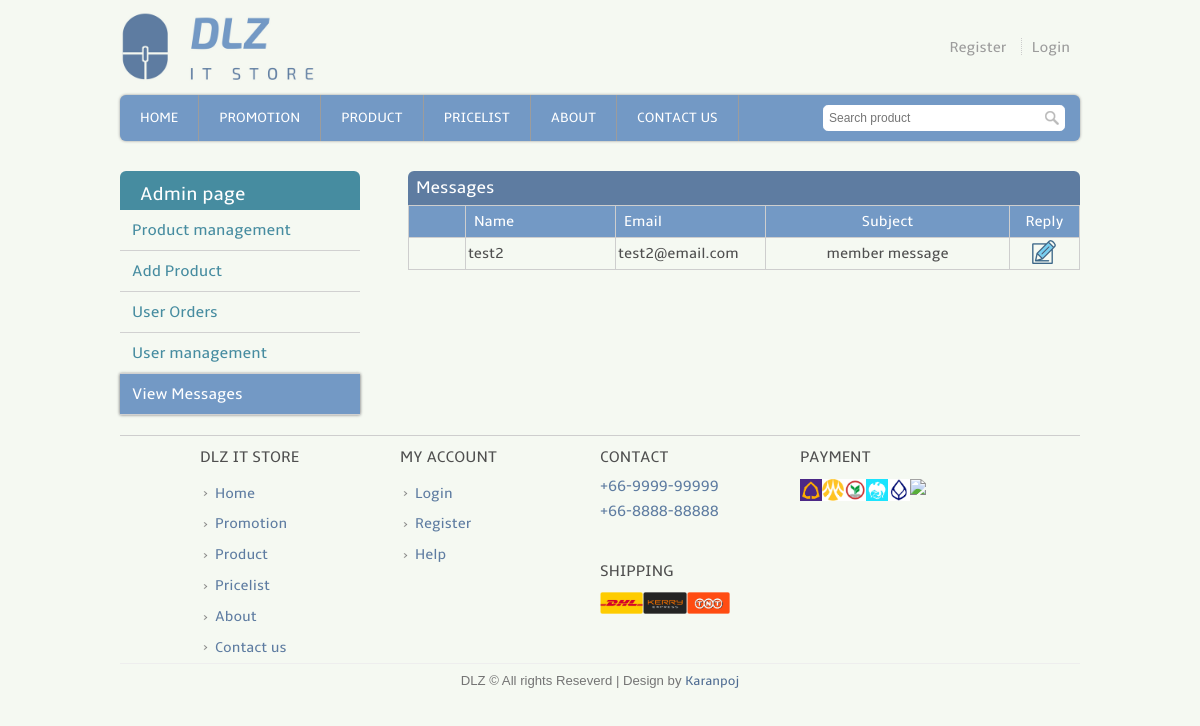
/contact_read.php, run on an earlier commit of the app's database.
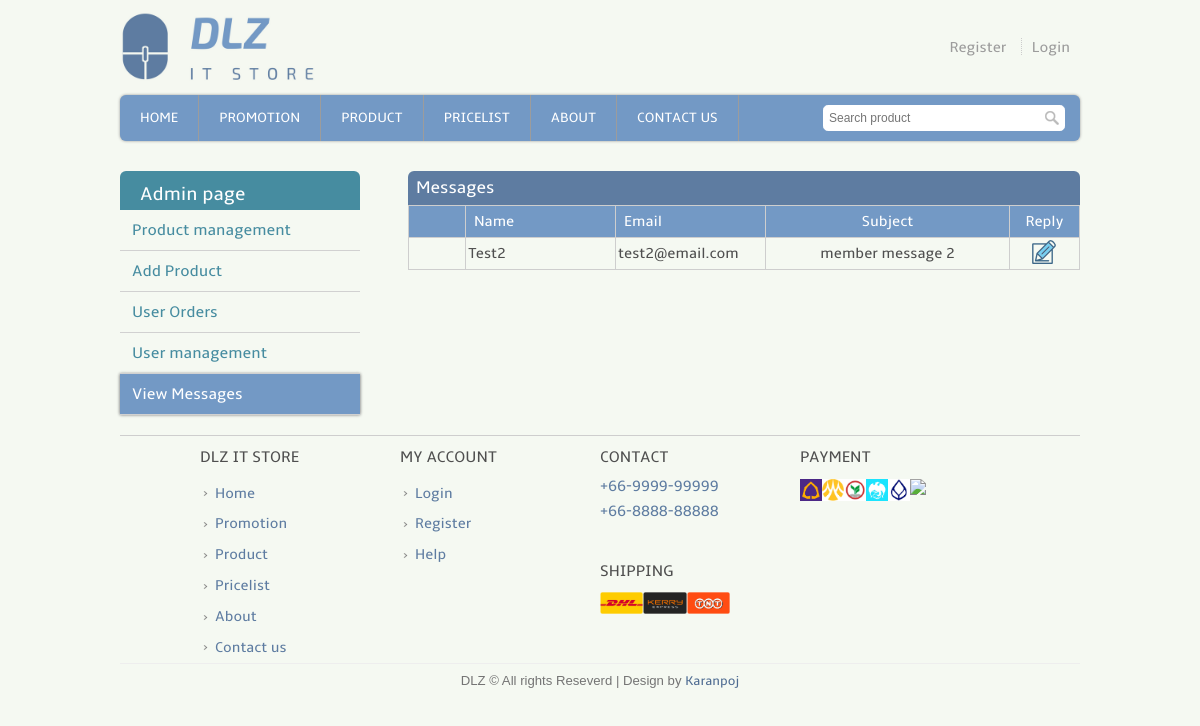
And on a later commit of the database.
### tables this page shows
CREATE TABLE `message` (
  `mes_id` int(11) NOT NULL,
  `mes_name` varchar(255) NOT NULL,
  `mes_email` varchar(255) NOT NULL,
  `mes_subject` text NOT NULL,
  `mes_date` datetime NOT NULL,
  `mes_from` int(11) NOT NULL,
  `mes_to` int(11) NOT NULL,
  `mes_check` int(11) NOT NULL
);

### template.class.php (called while the page is built, shortened)
<?php
    class Template {
        protected $file;
        protected $values = array();
        public function __construct($file) {
            $this->file = $file;
        }
        public function set($key, $value) {
            $this->values[$key] = $value;
        }
        public function output() {
            $output = file_get_contents($this->file);
            foreach ($this->values as $key => $value) {
            	$tagToReplace = "[@$key]";
            	$output = str_replace($tagToReplace, $value, $output);
            }
            return $output;
        }
    }
?>

### contact_read.php (the view, shortened to what this page needs)
<?php
	require_once('connect.php');
	include("template.class.php");
	if(!isset($_SESSION['username']))
	{
		$layout_header = new Template("layout_header.tpl");
		$layout_footer = new Template("layout_footer.tpl");
	}
	$layout_header->set('title','View contact : IT Online Shopping website');
	echo $layout_header->output();
?>
<div class="user_full">
	<div class="user_left">
		<table class="user_menu">
			<tr>
				<th>
					Admin page
				</th>
			</tr>
			<tr>
				<td>
					<a href="admin.php">Product management</a>
				</td>
			</tr>
			<tr>
				<td>
					<a href="admin_add_product.php">Add Product</a>
				</td>
			</tr>
			<tr>
				<td>
					<a href="admin_check_order.php">User Orders</a>
				</td>
			</tr>
			<tr>
				<td>
					<a href="admin_user.php">User management</a>
				</td>
			</tr>
			<tr>
				<td class="active">
					<a href="contact_read.php">View Messages</a>
				</td>
			</tr>
		</table>
	</div>
	<div class="ucart_right" >
		<div class="ucart_box" >
			<h3>Messages</h3>
			<table class="admin_con_tb" style="width: 100%;table-layout: fixed;">
			<tr>
				<th></th>
				<th>Name</th>
				<th>Email</th>
				<th>Subject</th>
				<th>Reply</th>
			</tr>
	<?PHP
		$q	= "SELECT * FROM `message` WHERE mes_to = 1 GROUP by mes_email ORDER BY `mes_check`, `mes_date` DESC";
		$result	= $mysqli->query($q);
		if(!$result){
			echo "Error on : $q";
		}
		else{
			while($row=$result->fetch_array()){
	?>
				<tr>
					<td></td>
					<td><?php echo  $row['mes_name']; ?></td>
					<td><?php echo  $row['mes_email']; ?></td>
					<td><?php echo  $row['mes_subject']; ?></td>
					<td>
						<a href="admin_reply.php?mes_to=<?php echo $row['mes_from']; ?>"><img src='img/pro_edit.png' width='24' height='24'></a>
					</td>
				</tr>
	<?PHP
			}
		}
	?>
			</table>
		</div>
	</div>
</div>
<?php
	echo $layout_footer->output();
?>

What changed in the data, as far as the page shows it:
removed message: mes_name "test2", mes_email "test2@email.com", mes_subject "member message"
now on this page (row unchanged): message: mes_name "Test2", mes_email "test2@email.com", mes_subject "member message 2"
